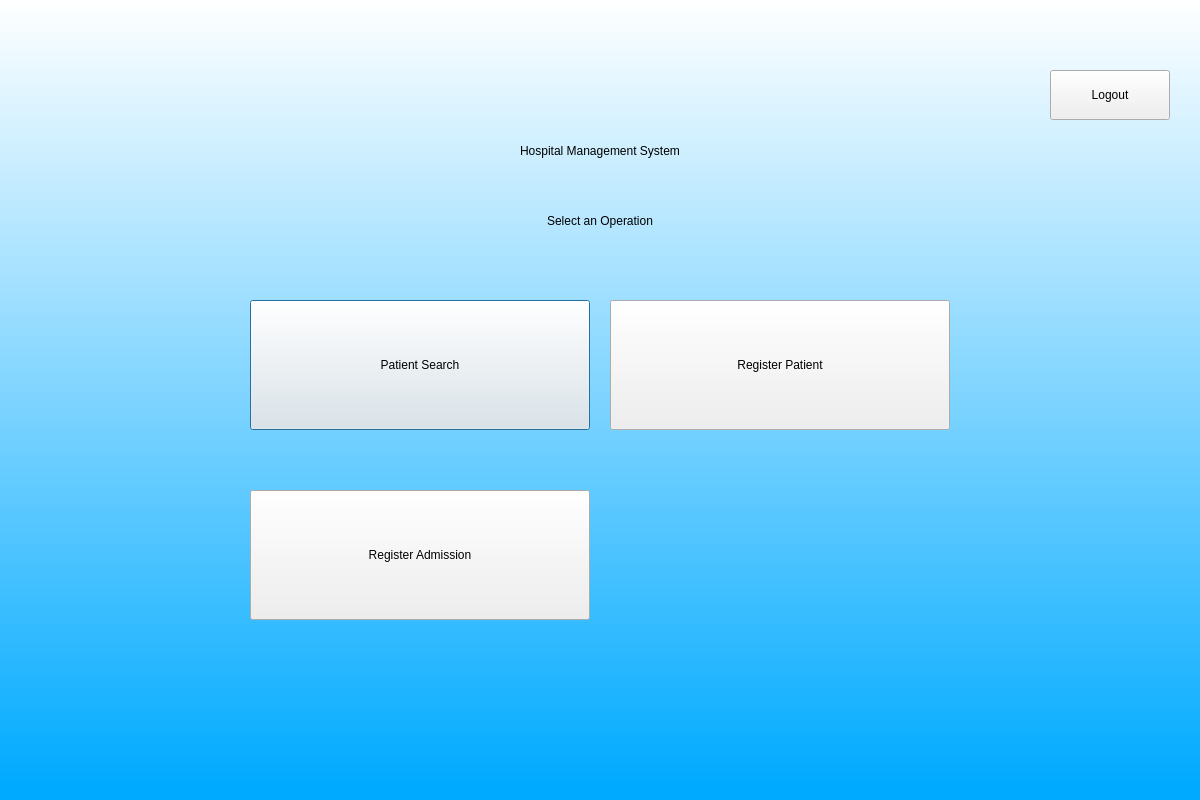
<?xml version="1.0" encoding="UTF-8"?>
<ui version="4.0">
 <class>Dialog</class>
 <widget class="QDialog" name="Dialog">
  <property name="geometry">
   <rect>
    <x>0</x>
    <y>0</y>
    <width>1200</width>
    <height>800</height>
   </rect>
  </property>
  <property name="windowTitle">
   <string>Hospital Management System</string>
  </property>
  <widget class="QWidget" name="widget" native="true">
   <property name="geometry">
    <rect>
     <x>0</x>
     <y>0</y>
     <width>1200</width>
     <height>800</height>
    </rect>
   </property>
   <property name="styleSheet">
    <string notr="true">QWidget#widget{
background-color:qlineargradient(spread:pad, x1:1, y1:0.982409, x2:1, y2:0, stop:0 rgba(0, 170, 255, 255), stop:1 rgba(255, 255, 255, 255))}</string>
   </property>
   <widget class="QLabel" name="label">
    <property name="geometry">
     <rect>
      <x>300</x>
      <y>120</y>
      <width>600</width>
      <height>61</height>
     </rect>
    </property>
    <property name="styleSheet">
     <string notr="true">font: 75 26pt &quot;MS Shell Dlg 2&quot;;</string>
    </property>
    <property name="text">
     <string>Hospital Management System</string>
    </property>
    <property name="alignment">
     <set>Qt::AlignCenter</set>
    </property>
   </widget>
   <widget class="QLabel" name="label_2">
    <property name="geometry">
     <rect>
      <x>300</x>
      <y>200</y>
      <width>600</width>
      <height>41</height>
     </rect>
    </property>
    <property name="styleSheet">
     <string notr="true">font: 75 18pt &quot;MS Shell Dlg 2&quot;;</string>
    </property>
    <property name="text">
     <string>Select an Operation</string>
    </property>
    <property name="alignment">
     <set>Qt::AlignCenter</set>
    </property>
   </widget>
   <widget class="QWidget" name="gridLayoutWidget">
    <property name="geometry">
     <rect>
      <x>250</x>
      <y>260</y>
      <width>700</width>
      <height>400</height>
     </rect>
    </property>
    <layout class="QGridLayout" name="gridLayout">
     <property name="spacing">
      <number>20</number>
     </property>
     <item row="0" column="0">
      <widget class="QPushButton" name="PatientSearch">
       <property name="minimumSize">
        <size>
         <width>280</width>
         <height>130</height>
        </size>
       </property>
       <property name="styleSheet">
        <string notr="true">font: 75 14pt &quot;MS Shell Dlg 2&quot;;</string>
       </property>
       <property name="text">
        <string>Patient Search</string>
       </property>
      </widget>
     </item>
     <item row="0" column="1">
      <widget class="QPushButton" name="RegisterPatient">
       <property name="minimumSize">
        <size>
         <width>280</width>
         <height>130</height>
        </size>
       </property>
       <property name="styleSheet">
        <string notr="true">font: 75 14pt &quot;MS Shell Dlg 2&quot;;</string>
       </property>
       <property name="text">
        <string>Register Patient</string>
       </property>
      </widget>
     </item>
     <item row="1" column="0">
      <widget class="QPushButton" name="RegisterAdmission">
       <property name="minimumSize">
        <size>
         <width>280</width>
         <height>130</height>
        </size>
       </property>
       <property name="styleSheet">
        <string notr="true">font: 75 14pt &quot;MS Shell Dlg 2&quot;;</string>
       </property>
       <property name="text">
        <string>Register Admission</string>
       </property>
      </widget>
     </item>
   </layout>
   </widget>
   <widget class="QPushButton" name="logout">
    <property name="geometry">
     <rect>
      <x>1050</x>
      <y>70</y>
      <width>120</width>
      <height>50</height>
     </rect>
    </property>
    <property name="styleSheet">
     <string notr="true">font: 75 12pt &quot;MS Shell Dlg 2&quot;;</string>
    </property>
    <property name="text">
     <string>Logout</string>
    </property>
   </widget>
  </widget>
 </widget>
 <resources/>
 <connections/>
</ui>
